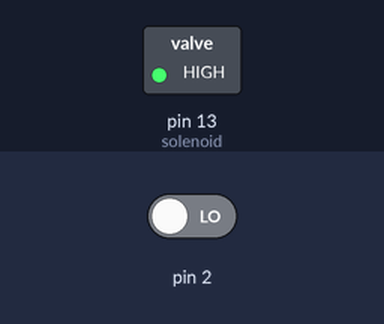
Simulated run of this sketch. Board: Arduino Uno, built with avr-gcc and run on an emulated ATmega328P. Parts: switched loads named in the sketch (green lamp = pin HIGH). Inputs (shaded band) come from the test bench; at power-on: pin 2 LOW.

Above: at 1.2 s.
1.3 s: pin 2 driven HIGH
At 2.2 s:
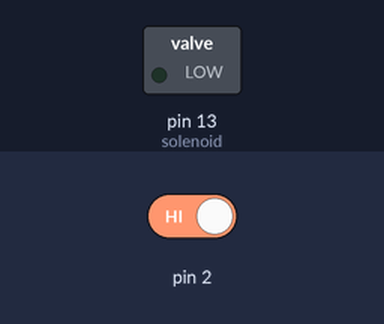
2.8 s: pin 2 driven LOW
At 3.4 s:
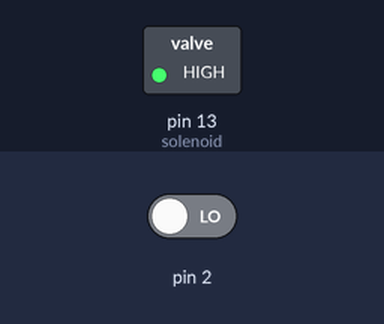
Timing chart, 0 to 5.8 s (numbered marks = the images above; inputs shaded):
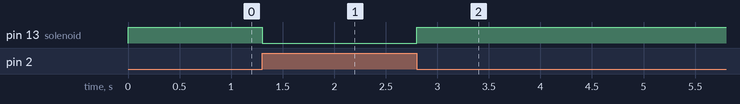

The sketch:

solenoid.ino
```cpp
int solenoid = 13;

void setup() {
pinMode(solenoid, OUTPUT);
}

void loop() {

    if (digitalRead(2) == HIGH){
      digitalWrite(solenoid, LOW);
    }


    if (digitalRead(2) == LOW){
      digitalWrite(solenoid, HIGH);
    }

}
```

Measured:
- after the input at 1.3 s, pin 13 (solenoid): HIGH → LOW at once
- after the input at 2.8 s, pin 13 (solenoid): LOW → HIGH at once
